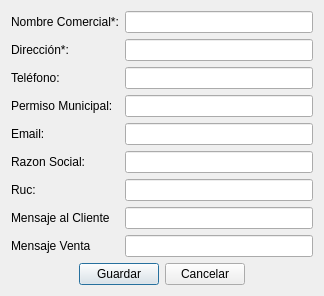
<?xml version="1.0" encoding="UTF-8"?>
<ui version="4.0">
 <class>ui_tienda_agregar</class>
 <widget class="QDialog" name="ui_tienda_agregar">
  <property name="geometry">
   <rect>
    <x>0</x>
    <y>0</y>
    <width>324</width>
    <height>279</height>
   </rect>
  </property>
  <property name="windowTitle">
   <string>Agregar Tienda</string>
  </property>
  <layout class="QGridLayout" name="gridLayout">
   <item row="0" column="0">
    <layout class="QGridLayout" name="gridLayout_2">
     <item row="2" column="1">
      <widget class="QLineEdit" name="textTelefono"/>
     </item>
     <item row="3" column="1">
      <widget class="QLineEdit" name="textPermisoMunicipal"/>
     </item>
     <item row="5" column="0">
      <widget class="QLabel" name="label_2">
       <property name="text">
        <string>Razon Social:</string>
       </property>
      </widget>
     </item>
     <item row="0" column="1">
      <widget class="QLineEdit" name="textAlias"/>
     </item>
     <item row="9" column="0" colspan="2">
      <layout class="QHBoxLayout" name="horizontalLayout">
       <item>
        <spacer name="horizontalSpacer">
         <property name="orientation">
          <enum>Qt::Horizontal</enum>
         </property>
         <property name="sizeHint" stdset="0">
          <size>
           <width>40</width>
           <height>20</height>
          </size>
         </property>
        </spacer>
       </item>
       <item>
        <widget class="QPushButton" name="pushButton_Aceptar">
         <property name="text">
          <string>Guardar</string>
         </property>
        </widget>
       </item>
       <item>
        <widget class="QPushButton" name="pushButton_Cancelar">
         <property name="text">
          <string>Cancelar</string>
         </property>
        </widget>
       </item>
       <item>
        <spacer name="horizontalSpacer_2">
         <property name="orientation">
          <enum>Qt::Horizontal</enum>
         </property>
         <property name="sizeHint" stdset="0">
          <size>
           <width>40</width>
           <height>20</height>
          </size>
         </property>
        </spacer>
       </item>
      </layout>
     </item>
     <item row="6" column="0">
      <widget class="QLabel" name="label_3">
       <property name="text">
        <string>Ruc:</string>
       </property>
      </widget>
     </item>
     <item row="2" column="0">
      <widget class="QLabel" name="label_22">
       <property name="text">
        <string>Teléfono:</string>
       </property>
      </widget>
     </item>
     <item row="1" column="1">
      <widget class="QLineEdit" name="textDireccion"/>
     </item>
     <item row="3" column="0">
      <widget class="QLabel" name="label_23">
       <property name="text">
        <string>Permiso Municipal:</string>
       </property>
      </widget>
     </item>
     <item row="0" column="0">
      <widget class="QLabel" name="label_24">
       <property name="text">
        <string>Nombre Comercial*:</string>
       </property>
      </widget>
     </item>
     <item row="4" column="1">
      <widget class="QLineEdit" name="textEmail"/>
     </item>
     <item row="4" column="0">
      <widget class="QLabel" name="label">
       <property name="text">
        <string>Email:</string>
       </property>
      </widget>
     </item>
     <item row="1" column="0">
      <widget class="QLabel" name="label_19">
       <property name="text">
        <string>Dirección*:</string>
       </property>
      </widget>
     </item>
     <item row="7" column="0">
      <widget class="QLabel" name="label_4">
       <property name="text">
        <string>Mensaje al Cliente</string>
       </property>
      </widget>
     </item>
     <item row="5" column="1">
      <widget class="QLineEdit" name="textRazonSocial"/>
     </item>
     <item row="6" column="1">
      <widget class="QLineEdit" name="textRuc"/>
     </item>
     <item row="7" column="1">
      <widget class="QLineEdit" name="textMensaje"/>
     </item>
     <item row="8" column="0">
      <widget class="QLabel" name="label_5">
       <property name="text">
        <string>Mensaje Venta</string>
       </property>
      </widget>
     </item>
     <item row="8" column="1">
      <widget class="QLineEdit" name="lineEdit_mensaje_venta"/>
     </item>
    </layout>
   </item>
  </layout>
 </widget>
 <tabstops>
  <tabstop>textAlias</tabstop>
  <tabstop>textDireccion</tabstop>
  <tabstop>textTelefono</tabstop>
  <tabstop>textPermisoMunicipal</tabstop>
  <tabstop>textEmail</tabstop>
  <tabstop>textRazonSocial</tabstop>
  <tabstop>textRuc</tabstop>
  <tabstop>textMensaje</tabstop>
  <tabstop>pushButton_Aceptar</tabstop>
  <tabstop>pushButton_Cancelar</tabstop>
 </tabstops>
 <resources/>
 <connections/>
</ui>
